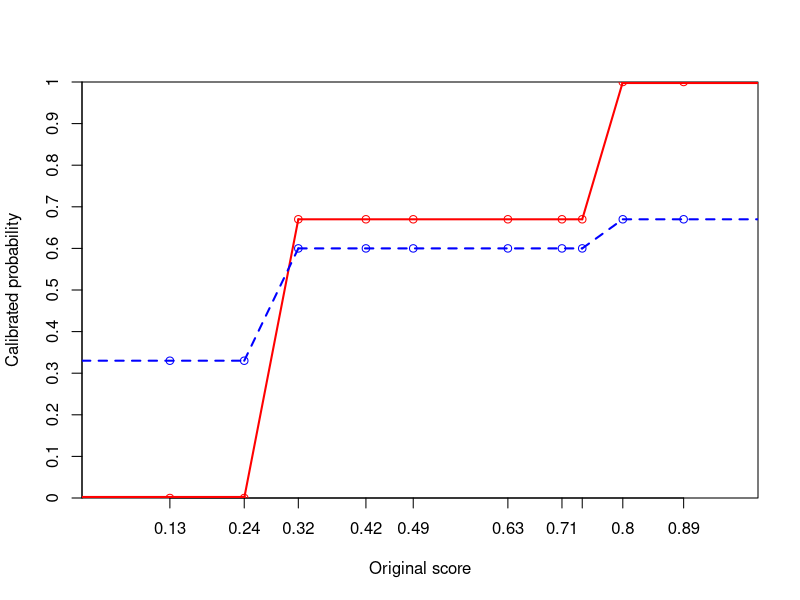

Write R code to recreate this figure.
## ---- chunk 1
#| echo: false

# Data definition
x <- c(13, 24, 32, 42, 49, 63, 71, 74, 80, 89)
y <- c(0, 0, 67, 67, 67, 67, 67, 67, 100, 100)
y1 <- c(33, 33, 60, 60, 60, 60, 60, 60, 67, 67)
y2 <- c(25, 25, 63, 63, 63, 63, 63, 63, 75, 75)

# Plot dimensions
h <- 100 # height of plot
w <- 100 # width of plot
grid.step <- 10

# Initialize the plot
plot(
  c(0, w), c(0, h),
  xaxs = "i", yaxs = "i", # Inner plotting area
  xaxt = 'n', yaxt = 'n', # Suppress default axes
  type = "n",             # Empty canvas
  xlab = "Original score",
  ylab = "Calibrated probability"
)

# Draw axes with proper labels
axis(1, at = x, labels = x / 100)
axis(2, at = seq(0, h, grid.step), labels = seq(0, h, grid.step) / 100)

# Draw curves and segments for y
col <- "red"
lwd <- 2
lines(x, y, lty = 0, type = 'o', col = col)
segments(0, y[1], x[2], y[2], lwd = 4, col = col)
segments(x[2], y[2], x[3], y[3], lwd = lwd, col = col)
segments(x[3], y[3], x[8], y[8], lwd = lwd, col = col)
segments(x[8], y[8], x[9], y[9], lwd = lwd, col = col)
segments(x[9], y[9], 100, y[10], lwd = 4, col = col)

# Draw curves and segments for y1
col <- "blue"
lty <- "dashed"
lines(x, y1, lty = 0, type = 'o', col = col)
segments(0, y1[1], x[2], y1[2], lty = lty, lwd = lwd, col = col)
segments(x[2], y1[2], x[3], y1[3], lty = lty, lwd = lwd, col = col)
segments(x[3], y1[3], x[8], y1[8], lty = lty, lwd = lwd, col = col)
segments(x[8], y1[8], x[9], y1[9], lty = lty, lwd = lwd, col = col)
segments(x[9], y1[9], 100, y1[10], lty = lty, lwd = lwd, col = col)

# Optional: Draw curves and segments for y2 (commented out)
# col <- "violet"
# lines(x, y2, lty = 0, type = 'o', col = col)
# segments(0, y2[1], x[2], y2[2], lwd = lwd, col = col)
# segments(x[2], y2[2], x[3], y2[3], lwd = lwd, col = col)
# segments(x[3], y2[3], x[8], y2[8], lwd = lwd, col = col)

# Optional: Save the plot to a file (uncomment to enable)
# png(height = h, width = w, filename = "calibrated-probability.png")
# dev.off()


